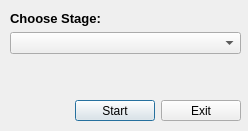
<?xml version="1.0" encoding="UTF-8"?>
<ui version="4.0">
 <class>ChooseStageWidget</class>
 <widget class="QDialog" name="ChooseStageWidget">
  <property name="geometry">
   <rect>
    <x>0</x>
    <y>0</y>
    <width>248</width>
    <height>131</height>
   </rect>
  </property>
  <property name="minimumSize">
   <size>
    <width>248</width>
    <height>131</height>
   </size>
  </property>
  <property name="maximumSize">
   <size>
    <width>248</width>
    <height>131</height>
   </size>
  </property>
  <property name="windowTitle">
   <string>Choose Stage</string>
  </property>
  <widget class="QWidget" name="verticalLayoutWidget">
   <property name="geometry">
    <rect>
     <x>0</x>
     <y>0</y>
     <width>251</width>
     <height>131</height>
    </rect>
   </property>
   <layout class="QVBoxLayout" name="verticalLayout" stretch="15,15,0,15">
    <property name="leftMargin">
     <number>10</number>
    </property>
    <property name="topMargin">
     <number>10</number>
    </property>
    <property name="rightMargin">
     <number>10</number>
    </property>
    <property name="bottomMargin">
     <number>10</number>
    </property>
    <item>
     <widget class="QLabel" name="textLabel">
      <property name="font">
       <font>
        <family>Arial</family>
        <pointsize>10</pointsize>
        <weight>75</weight>
        <bold>true</bold>
       </font>
      </property>
      <property name="text">
       <string>Choose Stage:</string>
      </property>
     </widget>
    </item>
    <item>
     <widget class="QComboBox" name="comboBox"/>
    </item>
    <item>
     <spacer name="verticalSpacer">
      <property name="orientation">
       <enum>Qt::Vertical</enum>
      </property>
      <property name="sizeHint" stdset="0">
       <size>
        <width>20</width>
        <height>40</height>
       </size>
      </property>
     </spacer>
    </item>
    <item>
     <layout class="QHBoxLayout" name="horizontalLayout">
      <item>
       <spacer name="horizontalSpacer">
        <property name="orientation">
         <enum>Qt::Horizontal</enum>
        </property>
        <property name="sizeHint" stdset="0">
         <size>
          <width>40</width>
          <height>20</height>
         </size>
        </property>
       </spacer>
      </item>
      <item>
       <widget class="QPushButton" name="okeyButton">
        <property name="minimumSize">
         <size>
          <width>0</width>
          <height>21</height>
         </size>
        </property>
        <property name="maximumSize">
         <size>
          <width>80</width>
          <height>21</height>
         </size>
        </property>
        <property name="text">
         <string>Start</string>
        </property>
       </widget>
      </item>
      <item>
       <widget class="QPushButton" name="cancelButton">
        <property name="minimumSize">
         <size>
          <width>80</width>
          <height>21</height>
         </size>
        </property>
        <property name="maximumSize">
         <size>
          <width>80</width>
          <height>21</height>
         </size>
        </property>
        <property name="text">
         <string>Exit</string>
        </property>
       </widget>
      </item>
     </layout>
    </item>
   </layout>
  </widget>
 </widget>
 <layoutdefault spacing="6" margin="11"/>
 <resources/>
 <connections>
  <connection>
   <sender>cancelButton</sender>
   <signal>clicked()</signal>
   <receiver>ChooseStageWidget</receiver>
   <slot>close()</slot>
   <hints>
    <hint type="sourcelabel">
     <x>174</x>
     <y>109</y>
    </hint>
    <hint type="destinationlabel">
     <x>223</x>
     <y>70</y>
    </hint>
   </hints>
  </connection>
 </connections>
</ui>
